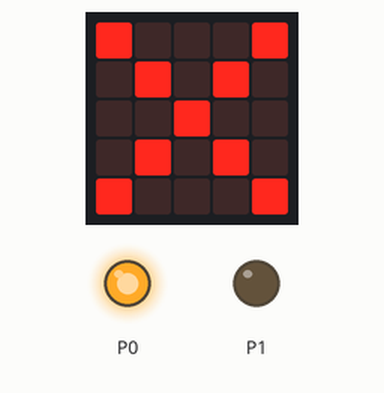
This program was run on a simulated BBC micro:bit running MicroPython. On the bench: the board's 5×5 LED display, output pins drawn as LEDs (lit = HIGH).

Above: at 0.1 s.
At 3.1 s:
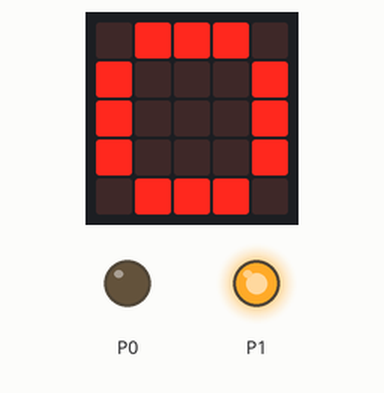
At 8.1 s:
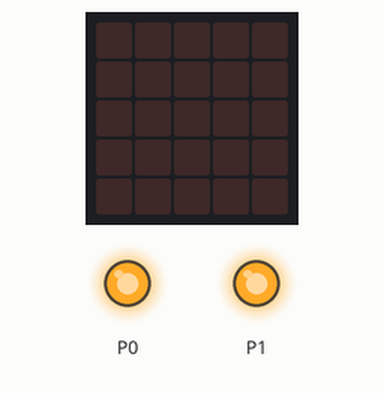
Timing chart, 0 to 129.5 s (numbered marks = the images above):
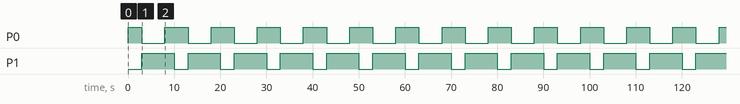

Measured:
- by itself, P0: repeats every 10.0 s: LOW 5.0 s, HIGH 5.0 s
- by itself, P1: alternates HIGH for 7.0 s and LOW for 3.0 s
- by itself, everything shown: repeats every 10.0 s, in 3 steps
- what the display in image 1 shows lasts 5.0 s, from 3.0 s to 8.0 s

The program:

up_05____________up.py
```python
from microbit import *

x = Image('90009:09090:00900:09090:90009')
o = Image('09990:90009:90009:90009:09990')

while True:
    pin0.write_digital(1)
    display.show(x)
    sleep(3000)
    pin0.write_digital(0)
    pin1.write_digital(1)
    display.show(o)
    sleep(5000)
    pin0.write_digital(1)
    pin1.write_digital(1)
    display.clear()
    sleep(2000)
    pin0.write_digital(0)
    pin1.write_digital(0)
```
